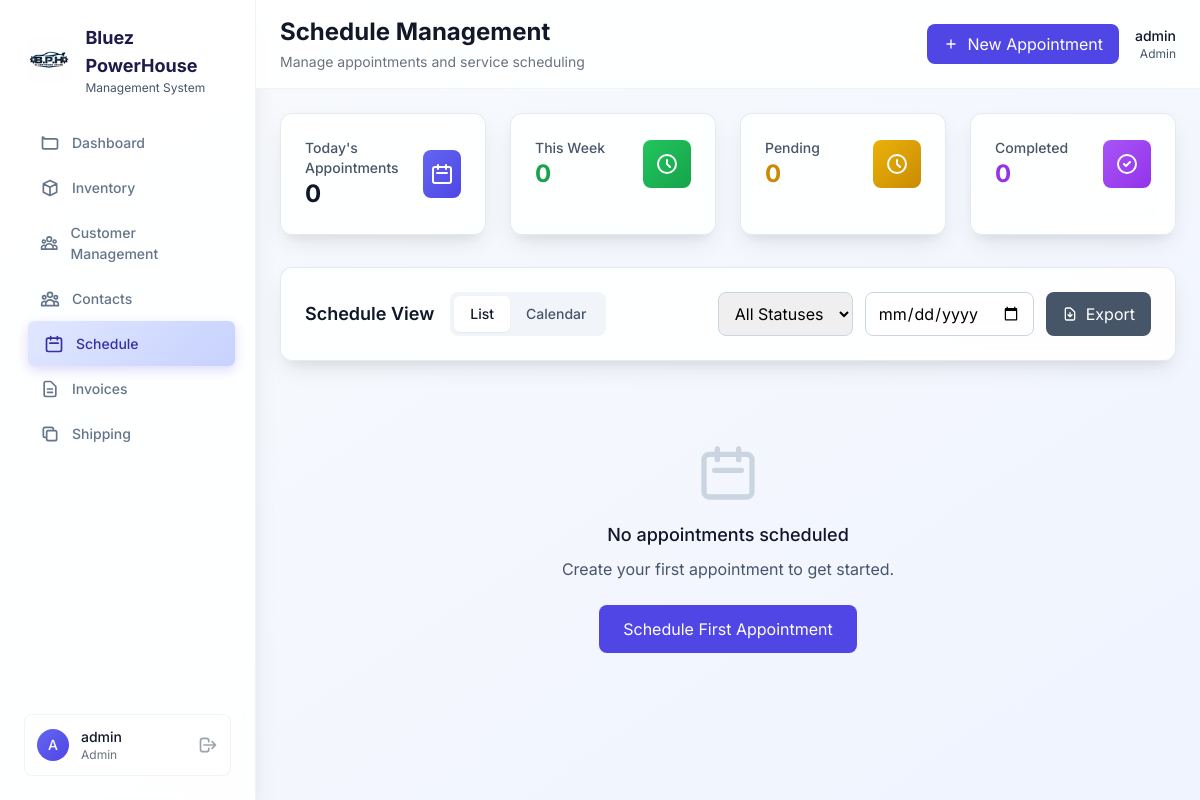
Before: /schedule (signed in) with the older database file.
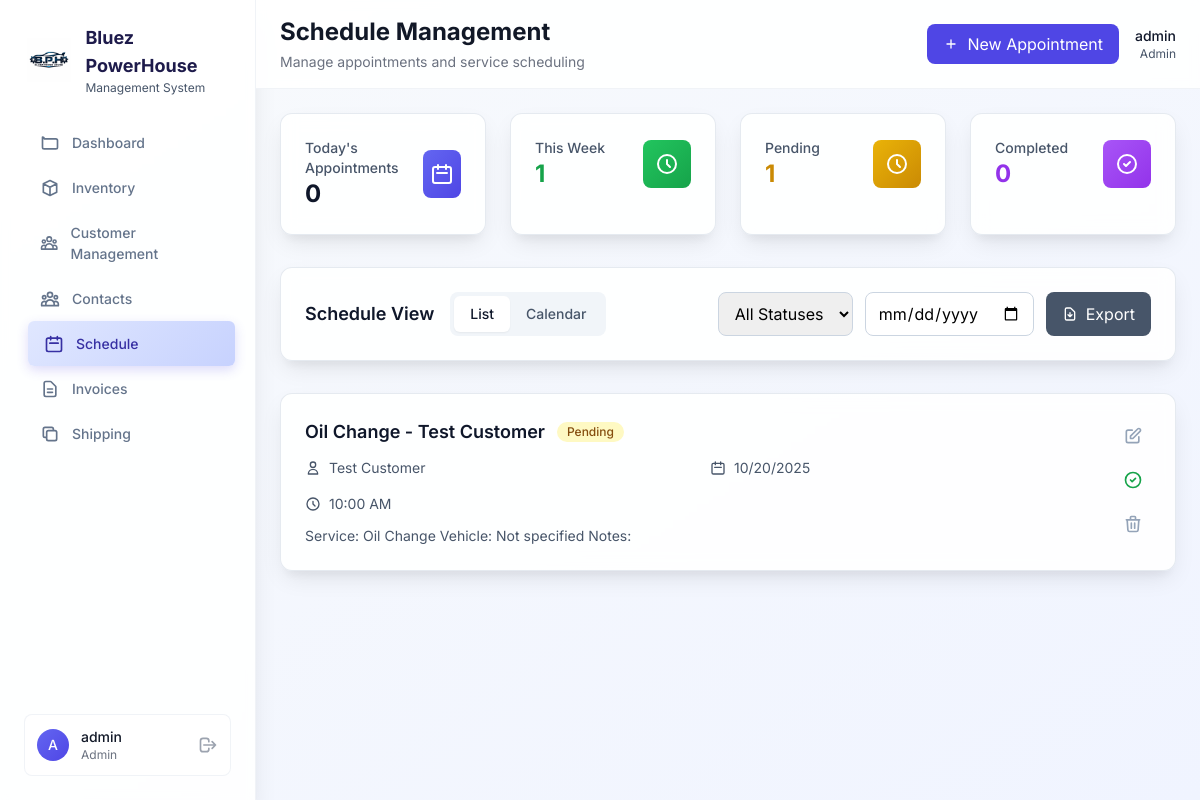
After: the same page with the newer database file.
### models.py (models this page shows, shortened)
class Schedule(db.Model):
    __tablename__ = 'schedules'
    id = db.Column(db.Integer, primary_key=True)
    title = db.Column(db.String(200), nullable=False)
    description = db.Column(db.Text)
    customer_id = db.Column(db.Integer, db.ForeignKey('contacts.id'))
    customer_name = db.Column(db.String(200))  # Fallback if no customer_id
    start_date = db.Column(db.Date, nullable=False)
    end_date = db.Column(db.Date, nullable=False)
    start_time = db.Column(db.DateTime)
    end_time = db.Column(db.DateTime)
    status = db.Column(db.String(20), default='pending')
    technician_name = db.Column(db.String(100))
    notes = db.Column(db.Text)
    is_active = db.Column(db.Boolean, default=True)
    created_at = db.Column(db.DateTime, default=datetime.utcnow)

### app.py (the view)
    def decorated_function(*args, **kwargs):
        if 'user_id' not in session:
            flash('Please log in to access this page.', 'warning')
            return redirect(url_for('login'))
        return f(*args, **kwargs)

### app.py (called while the page is built)
def login_required(f):
    def decorated_function(*args, **kwargs):
        if 'user_id' not in session:
            flash('Please log in to access this page.', 'warning')
            return redirect(url_for('login'))
        return f(*args, **kwargs)
    decorated_function.__name__ = f.__name__
    return decorated_function

### models.py (called while the page is built)
    def get_vehicle_info(self):
        if self.vehicle_year and self.vehicle_make and self.vehicle_model:
            vehicle_info = f"{self.vehicle_year} {self.vehicle_make} {self.vehicle_model}"
            if self.vehicle_color:
                vehicle_info += f" ({self.vehicle_color})"
            return vehicle_info
        return "No vehicle information"

### templates/schedule.html (shortened to what the changed rows need)
{% extends "base.html" %}
{% block page_title %}Schedule Management{% endblock %}
{% block content %}
<div class="grid grid-cols-1 md:grid-cols-4 gap-6 mb-8">
    <div class="card rounded-xl p-6">
        <div class="flex items-center justify-between">
            <div>
                <p class="text-sm font-medium text-metallic-600">This Week</p>
                <p class="text-2xl font-bold text-green-600">{{ schedules|length }}</p>
            </div>
        </div>
    </div>
    <div class="card rounded-xl p-6">
        <div class="flex items-center justify-between">
            <div>
                <p class="text-sm font-medium text-metallic-600">Pending</p>
                <p class="text-2xl font-bold text-yellow-600">{{ schedules|selectattr('status', 'equalto', 'pending')|list|length }}</p>
            </div>
        </div>
    </div>
</div>
<div id="listView" class="space-y-4">
    {% for schedule in schedules %}
    <div class="schedule-card card rounded-xl p-6 hover:shadow-lg transition-all duration-300"
         data-status="{{ schedule.status }}"
         data-date="{{ schedule.start_date.strftime('%Y-%m-%d') if schedule.start_date }}">
        <div class="flex items-start justify-between">
            <div class="flex-1">
                <div class="flex items-center space-x-3 mb-3">
                    <h3 class="text-lg font-semibold text-metallic-900">{{ schedule.title }}</h3>
                    {% if schedule.status == 'pending' %}
                    <span class="inline-flex items-center px-2.5 py-0.5 rounded-full text-xs font-medium bg-yellow-100 text-yellow-800">
                        Pending
                    </span>
                    {% elif schedule.status == 'confirmed' %}
                    <span class="inline-flex items-center px-2.5 py-0.5 rounded-full text-xs font-medium bg-blue-100 text-blue-800">
                        Confirmed
                    </span>
                    {% elif schedule.status == 'in-progress' %}
                    <span class="inline-flex items-center px-2.5 py-0.5 rounded-full text-xs font-medium bg-purple-100 text-purple-800">
                        In Progress
                    </span>
                    {% elif schedule.status == 'completed' %}
                    <span class="inline-flex items-center px-2.5 py-0.5 rounded-full text-xs font-medium bg-green-100 text-green-800">
                        Completed
                    </span>
                    {% elif schedule.status == 'cancelled' %}
                    <span class="inline-flex items-center px-2.5 py-0.5 rounded-full text-xs font-medium bg-red-100 text-red-800">
                        Cancelled
                    </span>
                    {% endif %}
                </div>
                <div class="grid md:grid-cols-2 gap-4 text-sm text-metallic-600">
                    <div class="flex items-center">
                        <svg class="w-4 h-4 mr-2" fill="none" stroke="currentColor" viewBox="0 0 24 24">
                            <path stroke-linecap="round" stroke-linejoin="round" stroke-width="2" d="M16 7a4 4 0 11-8 0 4 4 0 018 0zM12 14a7 7 0 00-7 7h14a7 7 0 00-7-7z"/>
                        </svg>
                        {{ schedule.customer_name or 'No customer assigned' }}
                    </div>
                    <div class="flex items-center">
                        <svg class="w-4 h-4 mr-2" fill="none" stroke="currentColor" viewBox="0 0 24 24">
                            <path stroke-linecap="round" stroke-linejoin="round" stroke-width="2" d="M8 7V3m8 4V3m-9 8h10M5 21h14a2 2 0 002-2V7a2 2 0 00-2-2H5a2 2 0 00-2 2v12a2 2 0 002 2z"/>
                        </svg>
                        {{ schedule.start_date.strftime('%m/%d/%Y') if schedule.start_date else 'No date set' }}
                    </div>
                    {% if schedule.start_time %}
                    <div class="flex items-center">
                        <svg class="w-4 h-4 mr-2" fill="none" stroke="currentColor" viewBox="0 0 24 24">
                            <path stroke-linecap="round" stroke-linejoin="round" stroke-width="2" d="M12 8v4l3 3m6-3a9 9 0 11-18 0 9 9 0 0118 0z"/>
                        </svg>
                        {{ schedule.start_time.strftime('%I:%M %p') if schedule.start_time else 'No time set' }}
                    </div>
                    {% endif %}
                </div>
                {% if schedule.description %}
                <p class="text-sm text-metallic-600 mt-3">{{ schedule.description }}</p>
                {% endif %}
            </div>
            <div class="flex flex-col space-y-2 ml-4">
                <button onclick="editSchedule({{ schedule.id }})" class="p-2 text-metallic-400 hover:text-bluez-600 transition-colors">
                    <svg class="w-5 h-5" fill="none" stroke="currentColor" viewBox="0 0 24 24">
                        <path stroke-linecap="round" stroke-linejoin="round" stroke-width="2" d="M11 5H6a2 2 0 00-2 2v11a2 2 0 002 2h11a2 2 0 002-2v-5m-1.414-9.414a2 2 0 112.828 2.828L11.828 15H9v-2.828l8.586-8.586z"/>
                    </svg>
                </button>
                {% if schedule.status == 'pending' %}
                <button onclick="confirmSchedule({{ schedule.id }})" class="p-2 text-green-600 hover:text-green-800 transition-colors" title="Confirm Appointment">
                    <svg class="w-5 h-5" fill="none" stroke="currentColor" viewBox="0 0 24 24">
                        <path stroke-linecap="round" stroke-linejoin="round" stroke-width="2" d="M9 12l2 2 4-4m6 2a9 9 0 11-18 0 9 9 0 0118 0z"/>
                    </svg>
                </button>
                {% endif %}
                <button onclick="deleteSchedule({{ schedule.id }})" class="p-2 text-metallic-400 hover:text-red-600 transition-colors">
                    <svg class="w-5 h-5" fill="none" stroke="currentColor" viewBox="0 0 24 24">
                        <path stroke-linecap="round" stroke-linejoin="round" stroke-width="2" d="M19 7l-.867 12.142A2 2 0 0116.138 21H7.862a2 2 0 01-1.995-1.858L5 7m5 4v6m4-6v6m1-10V4a1 1 0 00-1-1h-4a1 1 0 00-1 1v3M4 7h16"/>
                    </svg>
                </button>
            </div>
        </div>
    </div>
    {% endfor %}
</div>
{% if not schedules %}
<div class="text-center py-12">
    <svg class="w-16 h-16 mx-auto text-metallic-300 mb-4" fill="none" stroke="currentColor" viewBox="0 0 24 24">
        <path stroke-linecap="round" stroke-linejoin="round" stroke-width="2" d="M8 7V3m8 4V3m-9 8h10M5 21h14a2 2 0 002-2V7a2 2 0 00-2-2H5a2 2 0 00-2 2v12a2 2 0 002 2z"/>
    </svg>
    <h3 class="text-lg font-medium text-metallic-900 mb-2">No appointments scheduled</h3>
    <p class="text-metallic-600 mb-6">Create your first appointment to get started.</p>
    <button onclick="openAddAppointmentModal()" class="bg-bluez-600 text-white px-6 py-3 rounded-lg hover:bg-bluez-700 transition-colors">
        Schedule First Appointment
    </button>
</div>
{% endif %}
{% endblock %}

Changed rows visible on the page:
added Schedule: title "Oil Change - Test Customer", status "Pending", customer_name "Test Customer", start_date "10/20/2025", start_time "10:00 AM", description "Service: Oil Change Vehicle: Not specified Notes:"
Other visible differences:
{{ schedules|length }}: "0" → "1"
{{ schedules|selectattr('status', 'equalto', 'pending')|list|length }}: "0" → "1"
text no longer shown: "No appointments scheduled Create your first appointment to get started. Schedule First Appointment"
